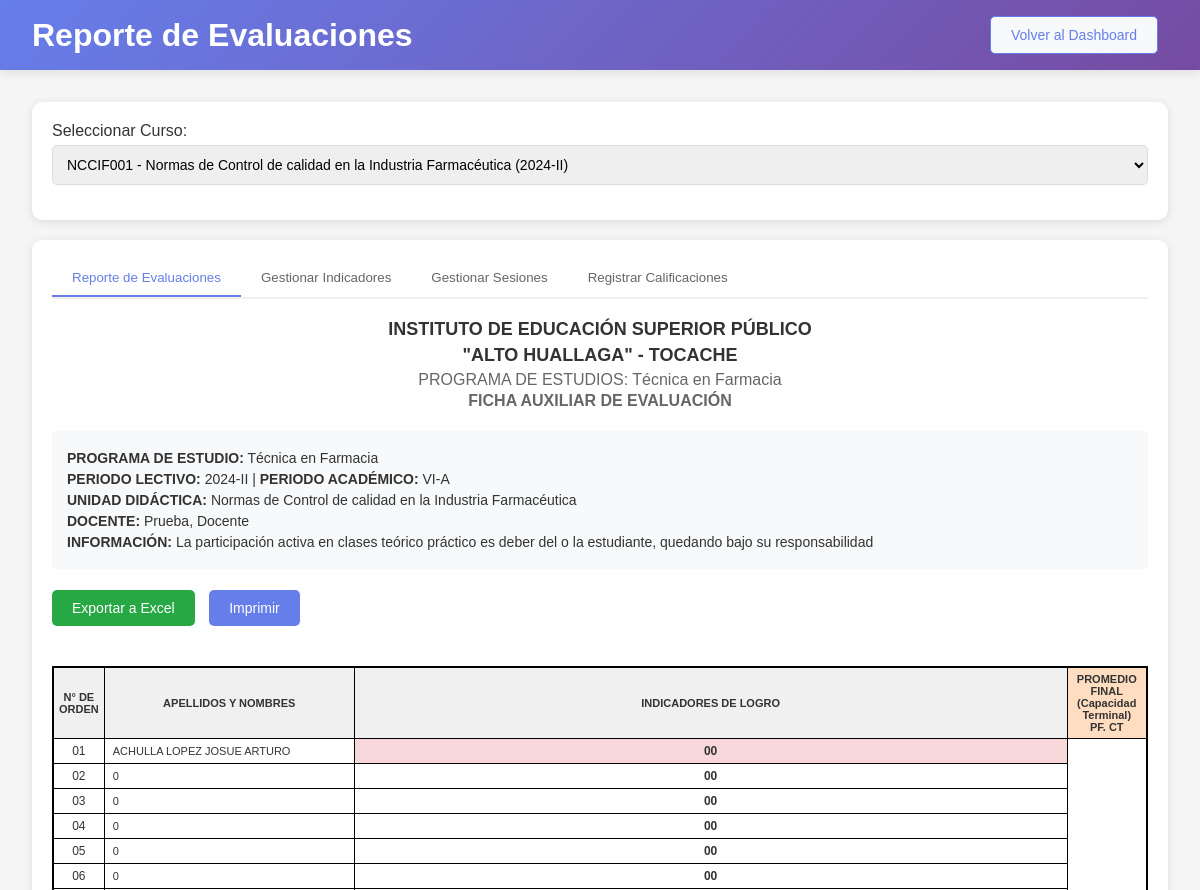
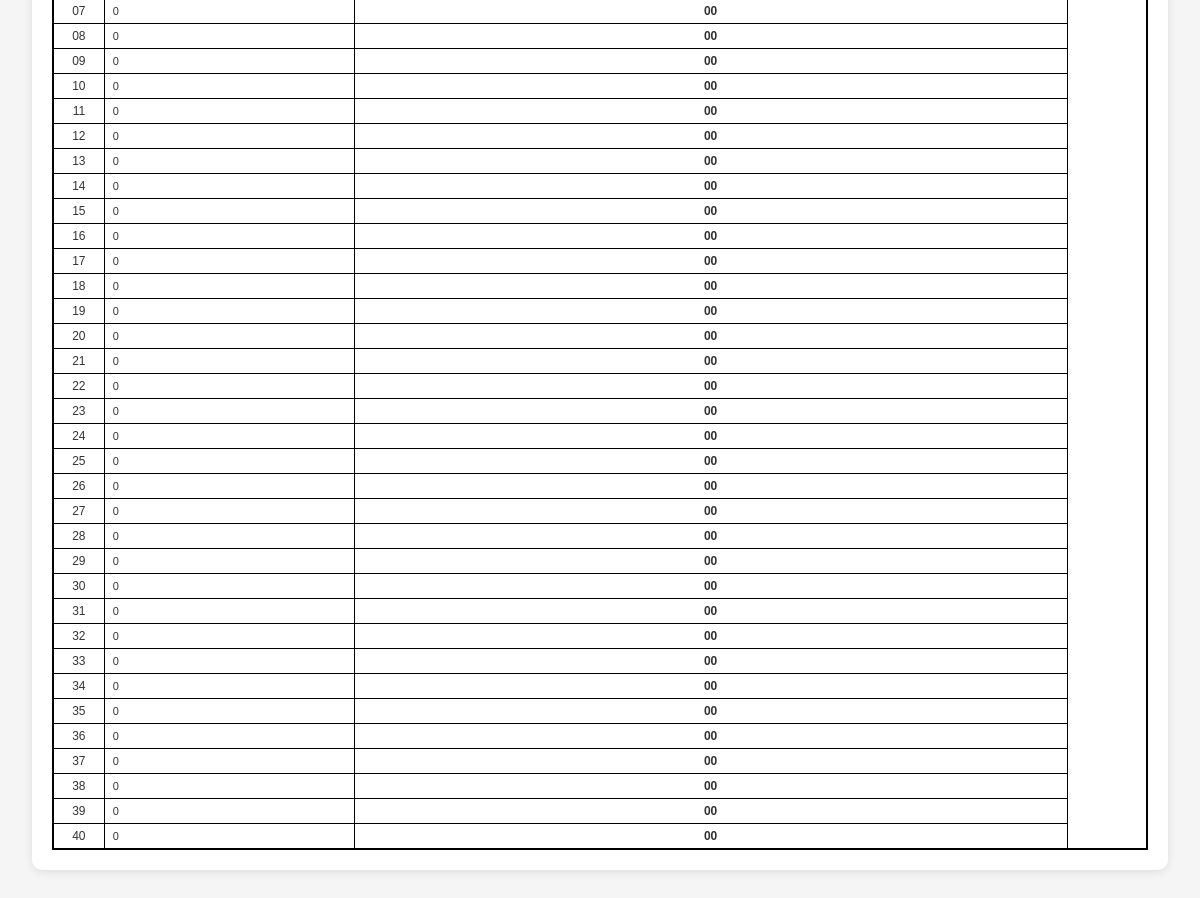
/teacher/reporte.php?curso_id=1 (signed in), run on the app's committed database (2 pictures, top to bottom).
### tables this page shows
CREATE TABLE `unidades_didacticas` (
  `id` int(11) NOT NULL AUTO_INCREMENT,
  `nombre` varchar(200) NOT NULL,
  `codigo` varchar(50) NOT NULL,
  `programa_id` int(11) NOT NULL,
  `periodo_lectivo` varchar(20) NOT NULL,
  `periodo_academico` varchar(10) NOT NULL,
  `docente_id` int(11) NOT NULL,
  `estado` enum('activo','inactivo') DEFAULT 'activo',
  PRIMARY KEY (`id`),
  UNIQUE KEY `codigo` (`codigo`),
  KEY `programa_id` (`programa_id`),
  KEY `docente_id` (`docente_id`),
  CONSTRAINT `unidades_didacticas_ibfk_1` FOREIGN KEY (`programa_id`) REFERENCES `programas_estudio` (`id`) ON DELETE CASCADE,
  CONSTRAINT `unidades_didacticas_ibfk_2` FOREIGN KEY (`docente_id`) REFERENCES `usuarios` (`id`) ON DELETE CASCADE
);

CREATE TABLE `programas_estudio` (
  `id` int(11) NOT NULL AUTO_INCREMENT,
  `nombre` varchar(200) NOT NULL,
  `codigo` varchar(50) NOT NULL,
  `estado` enum('activo','inactivo') DEFAULT 'activo',
  `descripcion` text DEFAULT NULL,
  `duracion_semestres` int(11) DEFAULT 6,
  `modalidad` enum('presencial','virtual','semipresencial') DEFAULT 'presencial',
  PRIMARY KEY (`id`),
  UNIQUE KEY `codigo` (`codigo`)
);

CREATE TABLE `usuarios` (
  `id` int(11) NOT NULL AUTO_INCREMENT,
  `dni` varchar(8) NOT NULL,
  `nombres` varchar(100) NOT NULL,
  `apellidos` varchar(100) NOT NULL,
  `email` varchar(100) DEFAULT NULL,
  `password` varchar(255) NOT NULL,
  `tipo_usuario` enum('super_admin','docente','estudiante') NOT NULL,
  `estado` enum('activo','inactivo') DEFAULT 'activo',
  `fecha_creacion` timestamp NOT NULL DEFAULT current_timestamp(),
  PRIMARY KEY (`id`),
  UNIQUE KEY `dni` (`dni`)
);

### teacher/reporte.php (the view, shortened to what this page needs)
<?php
$database = new Database();
$conn = $database->getConnection();
$curso_id = isset($_GET['curso_id']) ? (int)$_GET['curso_id'] : 0;
if ($_SESSION['user_type'] == 'super_admin') {
    $query = "SELECT ud.*, pe.nombre as programa_nombre
              FROM unidades_didacticas ud
              LEFT JOIN programas_estudio pe ON ud.programa_id = pe.id
              WHERE ud.estado = 'activo'
              ORDER BY ud.periodo_lectivo DESC, ud.nombre";
    $stmt = $conn->prepare($query);
}
$stmt->execute();
$cursos = $stmt->fetchAll(PDO::FETCH_ASSOC);
$reportData = null;
if ($curso_id > 0) {
    $query = "SELECT ud.*,
                     pe.nombre as programa_nombre,
                     CONCAT(u.apellidos, ', ', u.nombres) as docente_nombre
              FROM unidades_didacticas ud
              LEFT JOIN programas_estudio pe ON ud.programa_id = pe.id
              LEFT JOIN usuarios u ON ud.docente_id = u.id
              WHERE ud.id = :curso_id";
    $stmt = $conn->prepare($query);
    $stmt->bindParam(':curso_id', $curso_id);
    $stmt->execute();
    $curso_info = $stmt->fetch(PDO::FETCH_ASSOC);
    $query = "SELECT * FROM indicadores_logro
              WHERE unidad_didactica_id = :curso_id
              ORDER BY numero_indicador";
    $stmt = $conn->prepare($query);
    $stmt->bindParam(':curso_id', $curso_id);
    $stmt->execute();
    $indicadores = $stmt->fetchAll(PDO::FETCH_ASSOC);
    $query = "SELECT s.*, ie.id as indicador_evaluacion_id,
                     ie.indicador_logro_id, ie.nombre as evaluacion_nombre,
                     il.numero_indicador
              FROM sesiones s
              LEFT JOIN indicadores_evaluacion ie ON s.id = ie.sesion_id
              LEFT JOIN indicadores_logro il ON ie.indicador_logro_id = il.id
              WHERE s.unidad_didactica_id = :curso_id
              ORDER BY s.numero_sesion, il.numero_indicador";
    $stmt = $conn->prepare($query);
    $stmt->bindParam(':curso_id', $curso_id);
    $stmt->execute();
    $sesiones = $stmt->fetchAll(PDO::FETCH_ASSOC);
    $sesionesPorIndicador = [];
    $query = "SELECT u.id, u.dni,
                     CONCAT(u.apellidos, ' ', u.nombres) as nombre_completo
              FROM matriculas m
              JOIN usuarios u ON m.estudiante_id = u.id
              WHERE m.unidad_didactica_id = :curso_id
              AND m.estado = 'activo'
              ORDER BY u.apellidos, u.nombres";
    $stmt = $conn->prepare($query);
    $stmt->bindParam(':curso_id', $curso_id);
    $stmt->execute();
    $estudiantes = $stmt->fetchAll(PDO::FETCH_ASSOC);
    $evaluacionesMatrix = [];
    $reportData = [
        'curso' => $curso_info,
        'indicadores' => $indicadores,
        'sesiones' => $sesiones,
        'sesionesPorIndicador' => $sesionesPorIndicador,
        'estudiantes' => $estudiantes,
        'evaluaciones' => $evaluacionesMatrix
    ];
}
?>
<!DOCTYPE html>
<html lang="es">
<head>
</head>
<body>
    <div class="header no-print">
        <div class="header-content">
            <h1>Reporte de Evaluaciones</h1>
            <a href="../dashboard.php" class="btn btn-back">Volver al Dashboard</a>
        </div>
    </div>
    <div class="container">
        <div class="card no-print">
            <form method="GET" action="">
                <div class="form-group">
                    <label for="curso_id">Seleccionar Curso:</label>
                    <select name="curso_id" id="curso_id" onchange="this.form.submit()">
                        <?php foreach ($cursos as $curso): ?>
                            <option value="<?php echo $curso['id']; ?>" <?php echo $curso_id == $curso['id'] ? 'selected' : ''; ?>>
                                <?php echo htmlspecialchars($curso['codigo'] . ' - ' . $curso['nombre'] . ' (' . $curso['periodo_lectivo'] . ')'); ?>
                            </option>
                        <?php endforeach; ?>
                    </select>
                </div>
            </form>
        </div>
        <?php if ($reportData): ?>
            <div class="card">
                <div class="tabs no-print">
                    <button class="tab active" onclick="showTab('report', this)">Reporte de Evaluaciones</button>
                    <button class="tab" onclick="showTab('indicators', this)">Gestionar Indicadores</button>
                    <button class="tab" onclick="showTab('sessions', this)">Gestionar Sesiones</button>
                    <button class="tab" onclick="showTab('grades', this)">Registrar Calificaciones</button>
                </div>
                <div id="report" class="tab-content active">
                    <div class="report-header">
                        <h2>INSTITUTO DE EDUCACIÓN SUPERIOR PÚBLICO</h2>
                        <h2>"ALTO HUALLAGA" - TOCACHE</h2>
                        <h3>PROGRAMA DE ESTUDIOS: <?php echo htmlspecialchars($reportData['curso']['programa_nombre']); ?></h3>
                        <h3 style="font-weight:bold;">FICHA AUXILIAR DE EVALUACIÓN</h3>
                    </div>
                    <div class="report-info">
                        <p><strong>PROGRAMA DE ESTUDIO:</strong> <?php echo htmlspecialchars($reportData['curso']['programa_nombre']); ?></p>
                        <p><strong>PERIODO LECTIVO:</strong> <?php echo htmlspecialchars($reportData['curso']['periodo_lectivo']); ?> |
                           <strong>PERIODO ACADÉMICO:</strong> <?php echo htmlspecialchars($reportData['curso']['periodo_academico']); ?></p>
                        <p><strong>UNIDAD DIDÁCTICA:</strong> <?php echo htmlspecialchars($reportData['curso']['nombre']); ?></p>
                        <p><strong>DOCENTE:</strong> <?php echo htmlspecialchars($reportData['curso']['docente_nombre']); ?></p>
                        <p><strong>INFORMACIÓN:</strong> La participación activa en clases teórico práctico es deber del o la estudiante, quedando bajo su responsabilidad</p>
                    </div>
                    <div class="no-print" style="margin-bottom: 20px;">
                        <a href="?curso_id=<?php echo $curso_id; ?>&export=excel" class="btn btn-success">Exportar a Excel</a>
                        <button onclick="window.print()" class="btn btn-primary">Imprimir</button>
                    </div>
                    <div class="table-container">
                        <table class="report-table">
                            <thead>
                                <tr style="background-color: #e8f5e9;">
                                    <th rowspan="3" style="width: 40px; vertical-align: middle;">N° DE<br>ORDEN</th>
                                    <th rowspan="3" style="width: 250px; vertical-align: middle;">APELLIDOS Y NOMBRES</th>
                                    <th colspan="<?php
                                        $totalCols = 0;
                                        echo $totalCols;
                                    ?>">INDICADORES DE LOGRO</th>
                                    <th rowspan="3" style="width: 80px; vertical-align: middle; background-color: #ffddc1;">PROMEDIO FINAL<br>(Capacidad Terminal)<br>PF. CT</th>
                                </tr>
                            </thead>
                            <tbody>
                                <?php $num = 1; ?>
                                <?php foreach ($reportData['estudiantes'] as $estudiante): ?>
                                    <tr>
                                        <td style="text-align: center;"><?php echo str_pad($num++, 2, '0', STR_PAD_LEFT); ?></td>
                                        <td class="student-name"><?php echo htmlspecialchars($estudiante['nombre_completo']); ?></td>
                                        <?php $promediosIndicadores = []; ?>
                                        <?php
                                        $promediosConNotas = array_filter($promediosIndicadores, function($p) { return $p > 0; });
                                        $promedioFinal = count($promediosConNotas) > 0 ? round(array_sum($promediosConNotas) / count($promediosConNotas), 0) : 0;
                                        $classPromedio = $promedioFinal >= 13 ? 'approved' : 'failed';
                                        ?>
                                        <td style="text-align: center; font-weight: bold;" class="final-average <?php echo $classPromedio; ?>">
                                            <strong><?php echo str_pad($promedioFinal, 2, '0', STR_PAD_LEFT); ?></strong>
                                        </td>
                                    </tr>
                                <?php endforeach; ?>
                                <?php for ($i = $num; $i <= 40; $i++): ?>
                                    <tr>
                                        <td style="text-align: center;"><?php echo str_pad($i, 2, '0', STR_PAD_LEFT); ?></td>
                                        <td class="student-name">0</td>
                                        <td style="text-align: center;"><strong>00</strong></td>
                                    </tr>
                                <?php endfor; ?>
                            </tbody>
                        </table>
                    </div>
                </div>
            </div>
        <?php elseif ($curso_id > 0): ?>
            <div class="card">
                <p>No se encontraron datos para este curso. Por favor, configure los indicadores de logro y sesiones primero.</p>
            </div>
        <?php endif; ?>
    </div>
</body>
</html>

### teacher/reporte.php (style rules this page uses)
* { margin: 0; padding: 0; box-sizing: border-box; }
body { font-family: 'Arial', sans-serif; background-color: #f5f5f5; color: #333; }
.header { background: linear-gradient(135deg, #667eea 0%, #764ba2 100%); color: white; padding: 1rem 2rem; box-shadow: 0 2px 10px rgba(0,0,0,0.1); }
.header-content { display: flex; justify-content: space-between; align-items: center; max-width: 1400px; margin: 0 auto; }
.container { max-width: 1400px; margin: 2rem auto; padding: 0 2rem; }
.card { background: white; border-radius: 10px; padding: 20px; margin-bottom: 20px; box-shadow: 0 2px 10px rgba(0,0,0,0.1); }
.form-group { margin-bottom: 15px; }
.form-group label { display: block; margin-bottom: 5px; font-weight: 500; color: #333; }
.form-group select, .form-group input { width: 100%; padding: 10px; border: 1px solid #ddd; border-radius: 5px; font-size: 14px; }
.btn { padding: 10px 20px; border: none; border-radius: 5px; cursor: pointer; text-decoration: none; display: inline-block; font-size: 14px; margin-right: 10px; transition: all 0.3s; }
.btn-primary { background: #667eea; color: white; }
.btn-success { background: #28a745; color: white; }
.btn-back { background: #f8f9fa; color: #667eea; border: 1px solid #667eea; }
.report-table { width: 100%; border-collapse: collapse; font-size: 12px; margin-top: 20px; border: 2px solid #000; }
.report-table th, .report-table td { border: 1px solid #000; padding: 5px; text-align: center; }
.report-table th { background-color: #f0f0f0; font-weight: bold; font-size: 11px; }
.report-table .student-name { text-align: left; padding-left: 8px; font-size: 11px; text-transform: uppercase; }
.report-table .final-average { font-weight: bold; }
.report-table .final-average.failed { background-color: #f8d7da; }
.report-header { text-align: center; margin-bottom: 20px; }
.report-header h2 { color: #333; margin-bottom: 5px; font-size: 18px; }
.report-header h3 { color: #666; font-weight: normal; margin-bottom: 3px; font-size: 16px; }
.report-info { background: #f8f9fa; padding: 15px; border-radius: 5px; margin-bottom: 20px; }
.report-info p { margin: 5px 0; font-size: 14px; }
.table-container { overflow-x: auto; margin-top: 20px; }
.tabs { display: flex; border-bottom: 2px solid #f0f0f0; margin-bottom: 20px; }
.tab { padding: 10px 20px; cursor: pointer; border: none; background: none; color: #666; border-bottom: 2px solid transparent; transition: all 0.3s; }
.tab.active { color: #667eea; border-bottom-color: #667eea; }
.tab-content { display: none; }
.tab-content.active { display: block; }

### data on the page
unidades_didacticas: programa.nombre "Técnica en Farmacia", periodo_lectivo "2024-II", periodo_academico "VI-A", nombre "Normas de Control de calidad en la Industria Farmacéutica"
usuarios: num "01", nombre_completo "ACHULLA LOPEZ JOSUE ARTURO", promedioFinal "00"

### other printed values
$reportData['curso']['docente_nombre'] "Prueba, Docente"
str_pad($i, 2, '0', STR_PAD_LEFT) "02"
str_pad($i, 2, '0', STR_PAD_LEFT) "03"
str_pad($i, 2, '0', STR_PAD_LEFT) "04"
str_pad($i, 2, '0', STR_PAD_LEFT) "05"
str_pad($i, 2, '0', STR_PAD_LEFT) "06"
str_pad($i, 2, '0', STR_PAD_LEFT) "07"
str_pad($i, 2, '0', STR_PAD_LEFT) "08"
str_pad($i, 2, '0', STR_PAD_LEFT) "09"
str_pad($i, 2, '0', STR_PAD_LEFT) "10"
str_pad($i, 2, '0', STR_PAD_LEFT) "11"
str_pad($i, 2, '0', STR_PAD_LEFT) "12"
str_pad($i, 2, '0', STR_PAD_LEFT) "13"
str_pad($i, 2, '0', STR_PAD_LEFT) "14"
str_pad($i, 2, '0', STR_PAD_LEFT) "15"
